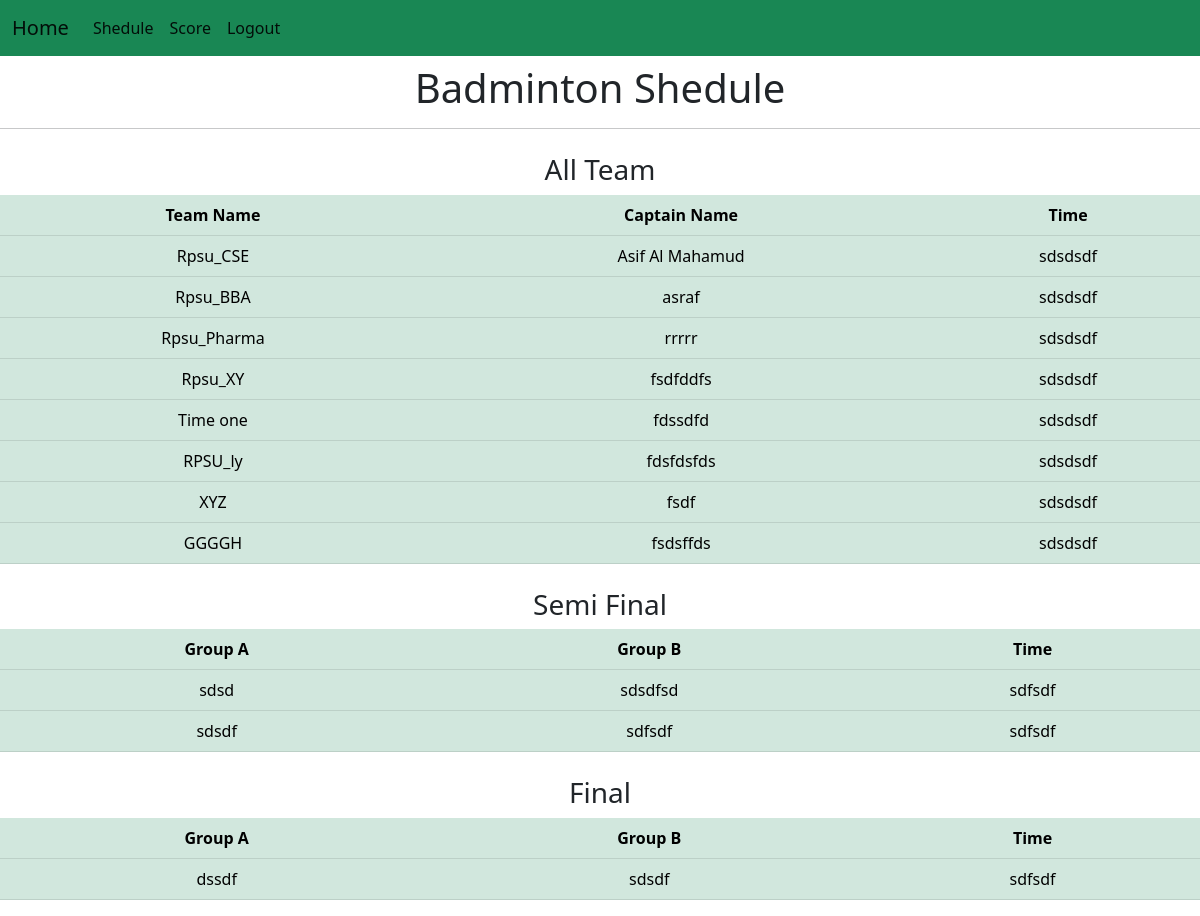
Page /shedule_badminton/ on the committed database.
### app/models.py (models this page shows, shortened)
class Badminton(models.Model):
    DEPT_CHOICES=[('CSE','CSE'),
                  ('Pharmacy','Pharmacy'),
                  ('BBA','BBA'),
                  ('Law','Law'),
                  ('Fashion Design','Fashion Design'),
                  ('English','English')
                  ]
    teamname=models.CharField(max_length=20)
    dept=models.CharField(max_length=20,choices=DEPT_CHOICES)
    captainname=models.CharField(max_length=20)
    cid=models.IntegerField()
    name1=models.CharField(max_length=20)
    id1=models.IntegerField()
    name2=models.CharField(max_length=20)
    id2=models.IntegerField()
    name3=models.CharField(max_length=20)
    id3=models.IntegerField()

class Time_shedule(models.Model):
        cricket_time=models.CharField(max_length=200,blank=True)
        football_time=models.CharField(max_length=200,blank=True)
        volleyball_time=models.CharField(max_length=200,blank=True)
        kabaddi_time=models.CharField(max_length=200,blank=True)
        chess_time=models.CharField(max_length=200,blank=True)
        highjump_time=models.CharField(max_length=200,blank=True)
        pc1_time=models.CharField(max_length=200,blank=True)
        math_time=models.CharField(max_length=200,blank=True)
        ict_time=models.CharField(max_length=200,blank=True)
        rubiks_time=models.CharField(max_length=200,blank=True)
        table_time=models.CharField(max_length=200,blank=True)
        sprint_time=models.CharField(max_length=200,blank=True)
        badminton_time=models.CharField(max_length=200,blank=True)
        pc3_time=models.CharField(max_length=200,blank=True)
        video_time=models.CharField(max_length=200,blank=True)

class Semi_Final(models.Model):
    cricket_team1=models.CharField(max_length=200,blank=True)
    cricket_team2=models.CharField(max_length=200,blank=True)
    cricket_time1=models.CharField(max_length=200,blank=True)
    cricket_team3=models.CharField(max_length=200,blank=True)
    cricket_team4=models.CharField(max_length=200,blank=True)
    cricket_time2=models.CharField(max_length=200,blank=True)
    cricket_finalteam1=models.CharField(max_length=200,blank=True)
    cricket_finalteam2=models.CharField(max_length=200,blank=True)
    cricket_finaltime=models.CharField(max_length=200,blank=True)
    football_team1=models.CharField(max_length=200,blank=True)
    football_team2=models.CharField(max_length=200,blank=True)
    football_time1=models.CharField(max_length=200,blank=True)
    football_team3=models.CharField(max_length=200,blank=True)
    football_team4=models.CharField(max_length=200,blank=True)
    football_time2=models.CharField(max_length=200,blank=True)
    football_finalteam1=models.CharField(max_length=200,blank=True)
    football_finalteam2=models.CharField(max_length=200,blank=True)
    football_finaltime=models.CharField(max_length=200,blank=True)
    volleyball_team1=models.CharField(max_length=200,blank=True)
    volleyball_team2=models.CharField(max_length=200,blank=True)
    volleyball_time1=models.CharField(max_length=200,blank=True)
    volleyball_team3=models.CharField(max_length=200,blank=True)
    volleyball_team4=models.CharField(max_length=200,blank=True)
    volleyball_time2=models.CharField(max_length=200,blank=True)
    volleyball_finalteam1=models.CharField(max_length=200,blank=True)
    volleyball_finalteam2=models.CharField(max_length=200,blank=True)
    volleyball_finaltime=models.CharField(max_length=200,blank=True)
    kabaddi_team1=models.CharField(max_length=200,blank=True)
    kabaddi_team2=models.CharField(max_length=200,blank=True)
    kabaddi_time1=models.CharField(max_length=200,blank=True)
    kabaddi_team3=models.CharField(max_length=200,blank=True)
    kabaddi_team4=models.CharField(max_length=200,blank=True)
    kabaddi_time2=models.CharField(max_length=200,blank=True)
    kabaddi_finalteam1=models.CharField(max_length=200,blank=True)
    kabaddi_finalteam2=models.CharField(max_length=200,blank=True)
    kabaddi_finaltime=models.CharField(max_length=200,blank=True)
    chess_team1=models.CharField(max_length=200,blank=True)
    chess_team2=models.CharField(max_length=200,blank=True)
    chess_time1=models.CharField(max_length=200,blank=True)
    chess_team3=models.CharField(max_length=200,blank=True)
    chess_team4=models.CharField(max_length=200,blank=True)
    chess_time2=models.CharField(max_length=200,blank=True)
    chess_finalteam1=models.CharField(max_length=200,blank=True)
    chess_finalteam2=models.CharField(max_length=200,blank=True)
    chess_finaltime=models.CharField(max_length=200,blank=True)
    table_team1=models.CharField(max_length=200,blank=True)
    table_team2=models.CharField(max_length=200,blank=True)
    table_time1=models.CharField(max_length=200,blank=True)
    table_team3=models.CharField(max_length=200,blank=True)
    table_team4=models.CharField(max_length=200,blank=True)
    table_time2=models.CharField(max_length=200,blank=True)
    table_finalteam1=models.CharField(max_length=200,blank=True)
    table_finalteam2=models.CharField(max_length=200,blank=True)
    table_finaltime=models.CharField(max_length=200,blank=True)
    badminton_team1=models.CharField(max_length=200,blank=True)
    badminton_team2=models.CharField(max_length=200,blank=True)
    badminton_time1=models.CharField(max_length=200,blank=True)
    badminton_team3=models.CharField(max_length=200,blank=True)
    badminton_team4=models.CharField(max_length=200,blank=True)
    badminton_time2=models.CharField(max_length=200,blank=True)
    badminton_finalteam1=models.CharField(max_length=200,blank=True)
    badminton_finalteam2=models.CharField(max_length=200,blank=True)
    badminton_finaltime=models.CharField(max_length=200,blank=True)

### app/views.py (the view)
# urls.py: path('shedule_badminton/',views.shedule_badminton,name="shedule_badminton"),
def shedule_badminton(request):
     team=Badminton.objects.all()
     time=Time_shedule.objects.all()
     final=Semi_Final.objects.all()
     context={'team':team, 'time':time,'final':final}
     return render(request,'app/shedule_badminton.html',context)

### app/templates/app/shedule_badminton.html
{%extends 'navbar2.html'%}
{%block content%}
                    <h1 class="text-center mt-2">Badminton Shedule</h1>
                    <hr>
                    <div class="text-center mt-4">
                      <h3>All Team</h3>
                      <table class="table table-success table-hover">
                          <thead>
                            <tr>
                              <th>Team Name</th>
                              <th>Captain Name</th>
                              <th>Time</th>
                            </tr>
                          </thead>
                          <tbody>
                            {%for t in team%}
                            <tr>
                              <td>{{t.teamname}}</td>
                              <td>{{t.captainname}}</td>
                              {%for t in time%}
                              <td>{{t.badminton_time}}</td>
                              {%endfor%}
                            </tr>
                            {%endfor%}
                          </tbody>
                        </table>
                    </div>
                    {%for f in final%}
                    <div class="text-center mt-4">
                        <h3>Semi Final</h3>
                        <table class="table table-success table-hover">
                            <thead>
                              <tr>
                                <th scope="col">Group A</th>
                                <th scope="col">Group B</th>
                                <th scope="col">Time</th>
                              </tr>
                            </thead>
                            <tbody>
                              <tr>
                                <td>{{f.badminton_team1}}</td>
                                <td>{{f.badminton_team2}}</td>
                                <td>{{f.badminton_time1}}</td>
                              </tr>
                              <tr>
                                <td>{{f.badminton_team3}}</td>
                                <td>{{f.badminton_team4}}</td>
                                <td>{{f.badminton_time2}}</td>
                              </tr>
                            </tbody>
                          </table>
                    </div>
                    <div class="text-center mt-4">
                        <h3>Final</h3>
                        <table class="table table-success table-hover">
                            <thead>
                              <tr>
                                <th scope="col">Group A</th>
                                <th scope="col">Group B</th>
                                <th scope="col">Time</th>
                              </tr>
                            </thead>
                            <tbody>
                              <tr>
                                <td>{{f.badminton_finalteam1}}</td>
                                <td>{{f.badminton_finalteam2}}</td>
                                <td>{{f.badminton_finaltime}}</td>
                              </tr>
                            </tbody>
                          </table>
                    </div>
                    {%endfor%}
{%endblock%}

### rows in the picture
Badminton: teamname "Rpsu_CSE", captainname "Asif Al Mahamud"
Time_shedule: badminton_time "sdsdsdf"
Badminton: teamname "Rpsu_BBA", captainname "asraf"
Badminton: teamname "Rpsu_Pharma", captainname "rrrrr"
Badminton: teamname "Rpsu_XY", captainname "fsdfddfs"
Badminton: teamname "Time one", captainname "fdssdfd"
Badminton: teamname "RPSU_ly", captainname "fdsfdsfds"
Badminton: teamname "XYZ", captainname "fsdf"
Badminton: teamname "GGGGH", captainname "fsdsffds"
Semi_Final: badminton_team1 "sdsd", badminton_team2 "sdsdfsd", badminton_time1 "sdfsdf", badminton_team3 "sdsdf", badminton_team4 "sdfsdf", badminton_time2 "sdfsdf", badminton_finalteam1 "dssdf", badminton_finalteam2 "sdsdf", badminton_finaltime "sdfsdf"
